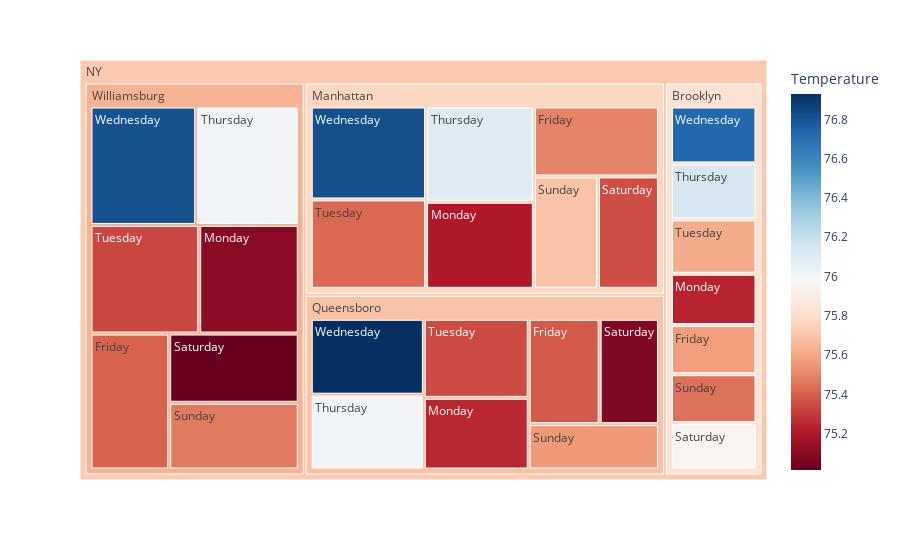

Notebook source saved alongside this figure:
### Code cell
#visulize the hierarchical dataframe as a tree map. Use color to indicate the average daily highest temperature

fig = px.treemap(df, # the dataset for creating treemap
                 path=[px.Constant('NY'),'Bridge', 'Day'], # the path shows the sequence for the hierarchical structure. px.Constant(East River")  adds a dummy column containing the same value 'NY'
                 values='Count', # the size of each leaf
                 color='Temperature',# the color of each leaf
                 color_continuous_scale='RdBu' # color scale
                )

fig.show()

### Figure 1 — Plotly figure (JSON) as saved in the notebook; plotly's stock layout.template omitted (floating-point values rounded to 4 significant figures)
{"data": [{"branchvalues": "total", "customdata": [[75.95], [75.45], [75.24], [75.61], [76.73], [76.14], [75.57], [75.35], [75.69], [75.2], [75.42], [76.82], [76.1], [75.49], [75.02], [75.47], [75.1], [75.33], [76.81], [76.0], [75.41], [75.08], [75.56], [75.25], [75.34], [76.93], [76.0], [75.38], [75.83], [75.77], [75.64], [75.69], [75.72]], "domain": {"x": [0, 1], "y": [0, 1]}, "hovertemplate": "labels=%{label}<br>Count=%{value}<br>parent=%{parent}<br>id=%{id}<br>Temperature=%{color}<extra></extra>", "ids": ["NY/Brooklyn/Saturday", "NY/Brooklyn/Sunday", "NY/Brooklyn/Monday", "NY/Brooklyn/Tuesday", "NY/Brooklyn/Wednesday", "NY/Brooklyn/Thursday", "NY/Brooklyn/Friday", "NY/Manhattan/Saturday", "NY/Manhattan/Sunday", "NY/Manhattan/Monday", "NY/Manhattan/Tuesday", "NY/Manhattan/Wednesday", "NY/Manhattan/Thursday", "NY/Manhattan/Friday", "NY/Williamsburg/Saturday", "NY/Williamsburg/Sunday", "NY/Williamsburg/Monday", "NY/Williamsburg/Tuesday", "NY/Williamsburg/Wednesday", "NY/Williamsburg/Thursday", "NY/Williamsburg/Friday", "NY/Queensboro/Saturday", "NY/Queensboro/Sunday", "NY/Queensboro/Monday", "NY/Queensboro/Tuesday", "NY/Queensboro/Wednesday", "NY/Queensboro/Thursday", "NY/Queensboro/Friday", "NY/Brooklyn", "NY/Manhattan", "NY/Williamsburg", "NY/Queensboro", "NY"], "labels": ["Saturday", "Sunday", "Monday", "Tuesday", "Wednesday", "Thursday", "Friday", "Saturday", "Sunday", "Monday", "Tuesday", "Wednesday", "Thursday", "Friday", "Saturday", "Sunday", "Monday", "Tuesday", "Wednesday", "Thursday", "Friday", "Saturday", "Sunday", "Monday", "Tuesday", "Wednesday", "Thursday", "Friday", "Brooklyn", "Manhattan", "Williamsburg", "Queensboro", "NY"], "marker": {"coloraxis": "coloraxis", "colors": [75.95, 75.45, 75.24, 75.61, 76.73, 76.14, 75.57, 75.35, 75.69, 75.2, 75.42, 76.82, 76.1, 75.49, 75.02, 75.47, 75.1, 75.33, 76.81, 76.0, 75.41, 75.08, 75.56, 75.25, 75.34, 76.93, 76.0, 75.38, 75.83, 75.77, 75.64, 75.69, 75.72]}, "name": "", "parents": ["NY/Brooklyn", "NY/Brooklyn", "NY/Brooklyn", "NY/Brooklyn", "NY/Brooklyn", "NY/Brooklyn", "NY/Brooklyn", "NY/Manhattan", "NY/Manhattan", "NY/Manhattan", "NY/Manhattan", "NY/Manhattan", "NY/Manhattan", "NY/Manhattan", "NY/Williamsburg", "NY/Williamsburg", "NY/Williamsburg", "NY/Williamsburg", "NY/Williamsburg", "NY/Williamsburg", "NY/Williamsburg", "NY/Queensboro", "NY/Queensboro", "NY/Queensboro", "NY/Queensboro", "NY/Queensboro", "NY/Queensboro", "NY/Queensboro", "NY", "NY", "NY", "NY", ""], "type": "treemap", "values": [73400.0, 77150.0, 81070.0, 85970.0, 89950.0, 88330.0, 77660.0, 123500.0, 129900.0, 168900.0, 185800.0, 193200.0, 185000.0, 157700.0, 153700.0, 148100.0, 185200.0, 202300.0, 214300.0, 208200.0, 183200.0, 115900.0, 109600.0, 139500.0, 153900.0, 159300.0, 157000.0, 138600.0, 573500.0, 1144000.0, 1295000.0, 973800.0, 3986000.0]}], "layout": {"coloraxis": {"colorbar": {"title": {"text": "Temperature"}}, "colorscale": [[0, "rgb(103,0,31)"], [0.1, "rgb(178,24,43)"], [0.2, "rgb(214,96,77)"], [0.3, "rgb(244,165,130)"], [0.4, "rgb(253,219,199)"], [0.5, "rgb(247,247,247)"], [0.6, "rgb(209,229,240)"], [0.7, "rgb(146,197,222)"], [0.8, "rgb(67,147,195)"], [0.9, "rgb(33,102,172)"], [1, "rgb(5,48,97)"]]}, "legend": {"tracegroupgap": 0}, "margin": {"t": 60}}}
